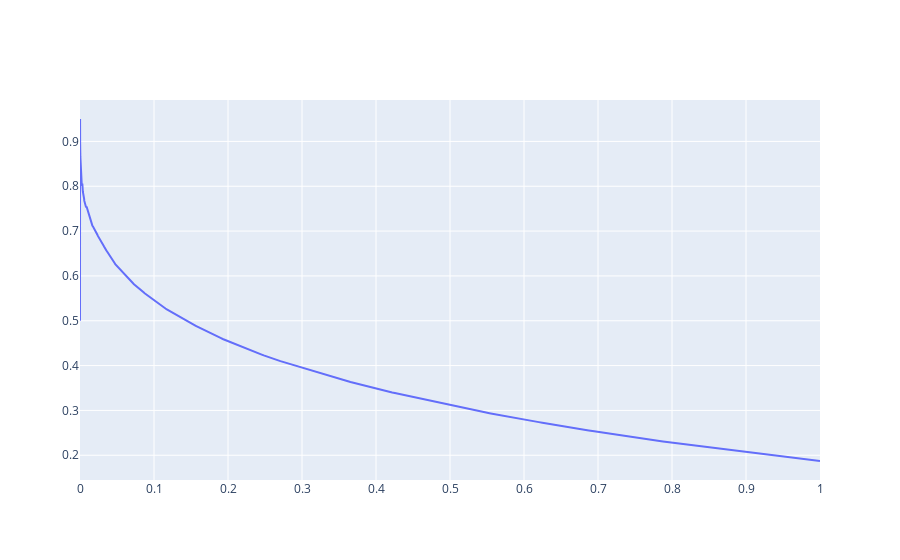

Notebook cell for this chart:
### Code cell
import plotly.graph_objects as go

# Create traces
fig = go.Figure()
fig.add_trace(go.Scatter(x=pops, y=precs[:-1],
                    mode='lines',
                    name='lines'))
#fig.add_trace(go.Scatter(y=bins[:-1], x=precs[:-1],
 #                   mode='lines',
  #                  name='lines'))

fig.show()

### Figure 1 — Plotly figure (JSON) as saved in the notebook; plotly's stock layout.template omitted (floating-point values rounded to 4 significant figures; data arrays with more than 128 entries replaced by an {"elided": "..."} marker saying what was removed)
{"data": [{"mode": "lines", "name": "lines", "type": "scatter", "x": {"elided": "500 float values"}, "y": {"elided": "500 float values"}}], "layout": {}}
